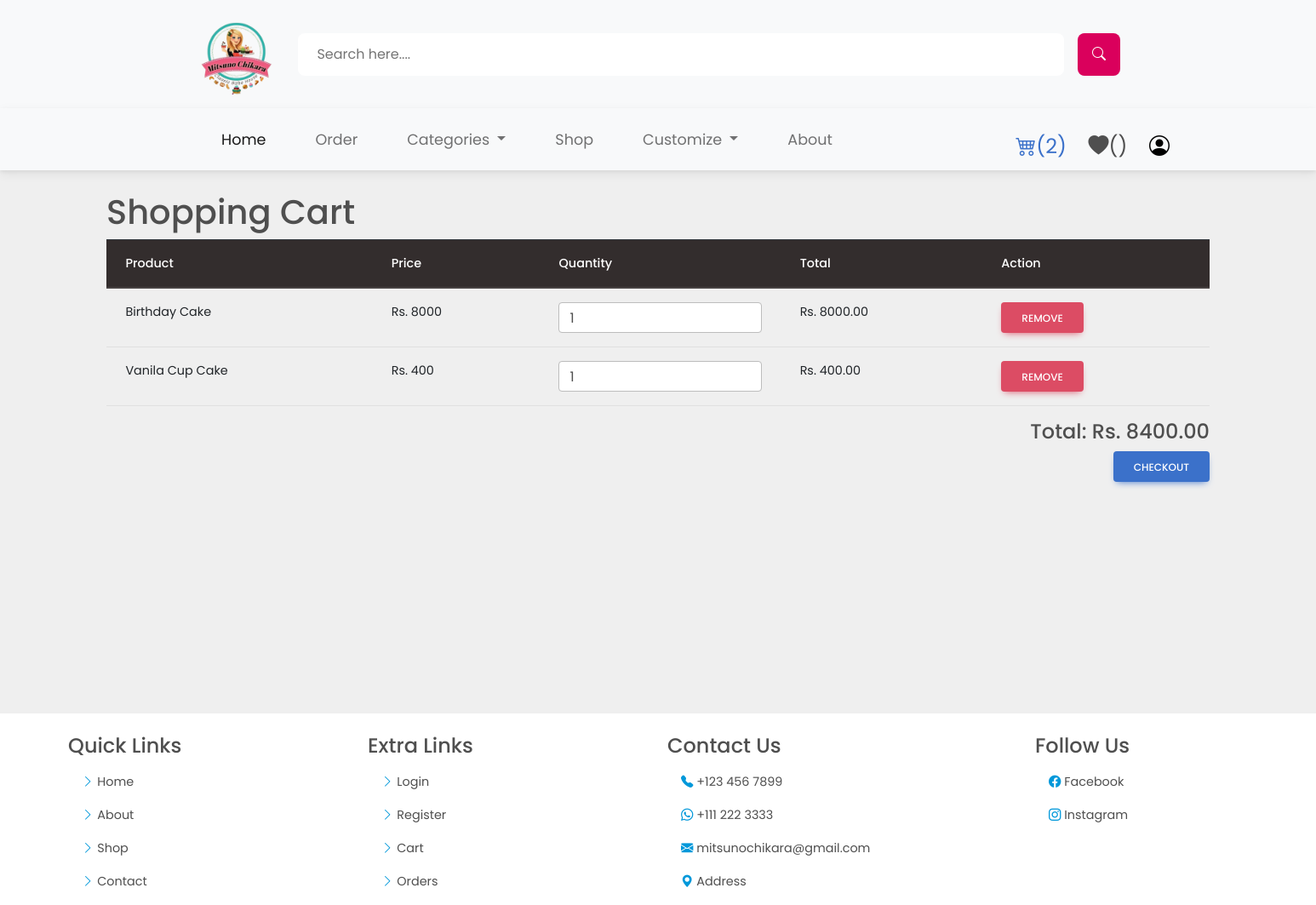
/cart.php (signed in), run on the app's committed database.
### tables this page shows
CREATE TABLE IF NOT EXISTS `cart` (
  `id` int(11) NOT NULL AUTO_INCREMENT,
  `user_id` varchar(255) NOT NULL,
  `product_id` varchar(255) NOT NULL,
  `quantity` int(11) NOT NULL,
  PRIMARY KEY (`id`)
);

CREATE TABLE IF NOT EXISTS `products` (
  `id` int(10) UNSIGNED NOT NULL AUTO_INCREMENT,
  `product_id` varchar(20) NOT NULL,
  `name` varchar(255) DEFAULT NULL,
  `price` int(11) DEFAULT NULL,
  `image` varchar(255) DEFAULT NULL,
  PRIMARY KEY (`id`)
);

### cart.php (the view, shortened to what this page needs)
<!DOCTYPE html>
<html>
<head>
    <link rel="stylesheet" href="https://maxcdn.bootstrapcdn.com/bootstrap/4.0.0/css/bootstrap.min.css">
    <link rel="stylesheet" href="css/navStyle.css">
    <link rel="stylesheet" href="css/cartStyle.css">
</head>
<body class="bg">
    <?php
    include 'components/navbar.php';
    ?>
    <br>
    <div class="container">
        <h1>Shopping Cart</h1>
        <table class="table">
            <thead>
                <tr class="table-dark">
                    <th>Product</th>
                    <th>Price</th>
                    <th>Quantity</th>
                    <th>Total</th>
                    <th>Action</th>
                </tr>
            </thead>
            <tbody>
                <?php
                $sql = $conn->prepare("SELECT * FROM `cart` WHERE `user_id` = ?");
                $sql->bind_param("s", $_SESSION['user_id']);
                $sql->execute();
                $result = $sql->get_result();
                $total = 0;
                while ($row = mysqli_fetch_assoc($result)) {
                    $sql1 = "SELECT * FROM `products` WHERE `product_id`= ?";
                    $stmt1 = $conn->prepare($sql1);
                    $stmt1->bind_param("s", $row['product_id']);
                    $stmt1->execute();
                    $result1 = $stmt1->get_result();
                    $row1 = $result1->fetch_assoc();
                    $totalQty_price = $row['quantity'] *  $row1['price'];
                    $total += $totalQty_price;
                    echo '<tr> ';
                    echo '<td>' . $row1['name'] . '</td>';
                    echo '<td class="price">Rs. ' . $row1['price'] . '</td>';
                    echo '<td><input type="number" min="1" max="99" class="form-control quantity" value="' . $row['quantity'] . '" id="quantity-' . $row1['product_id'] . '" onchange="updateQuantity(' . $row['id'] . ', this.value)"></td>';
                    echo '<td class="totalQtyPrice total-qty-price">RS.' . $totalQty_price . '</td>';
                    echo '<form method="post">
                            <td>
                                <button class="btn btn-danger" type="submit" name="delete" value="' . $row['id'] . '">Remove</button>
                            </td>
                            </form>';
                    echo '</tr>';
                }
                ?>
            </tbody>
        </table>
        <div class="text-right">
            <h4>Total: <span class="total-price">Rs. <?php echo $total; ?></span></h4>
            <a class="btn btn-primary" href="checkout.php">Checkout</a>
        </div>
    </div>
    <?php
    include 'components/footer.php';
    ?>
</body>
</html>

### css/navStyle.css (style rules this page uses)
:root { --main-color: #DA005C; --orange: #f39c12; --red: #e74c3c; --white: #ffffff; --light-bg: #efefef; --border: 0.2rem solid var(--black); --box-shadow: 0 1.5rem 2rem rgb(0, 0, 0, 0.2); }
* { font-family: "Poppins", sans-serif; margin: 0; padding: 0; box-sizing: border-box; outline: none; border: none; text-decoration: none; }

### css/cartStyle.css (style rules this page uses)
:root { --main-color: #0098DA; --orange: #f39c12; --red: #e74c3c; --white: #ffffff; --light-bg: #EFEFEF; --border: 0.2rem solid var(--black); --box-shadow: 0 1.5rem 2rem rgb(0, 0, 0, .2); }
* { font-family: 'Poppins', sans-serif; margin: 0; padding: 0; box-sizing: border-box; outline: none; border: none; text-decoration: none; }
.bg { background-color: var(--light-bg); }
.container { margin-bottom: 17rem; }

### data on the page
cart: products.name "Birthday Cake", products.price "8000", quantity "1", $row['id'] 266 (drawn)
cart: products.name "Vanila Cup Cake", products.price "400", quantity "1", $row['id'] 265 (drawn)

### other printed values
$_SESSION['cartItem_no'] "2"
